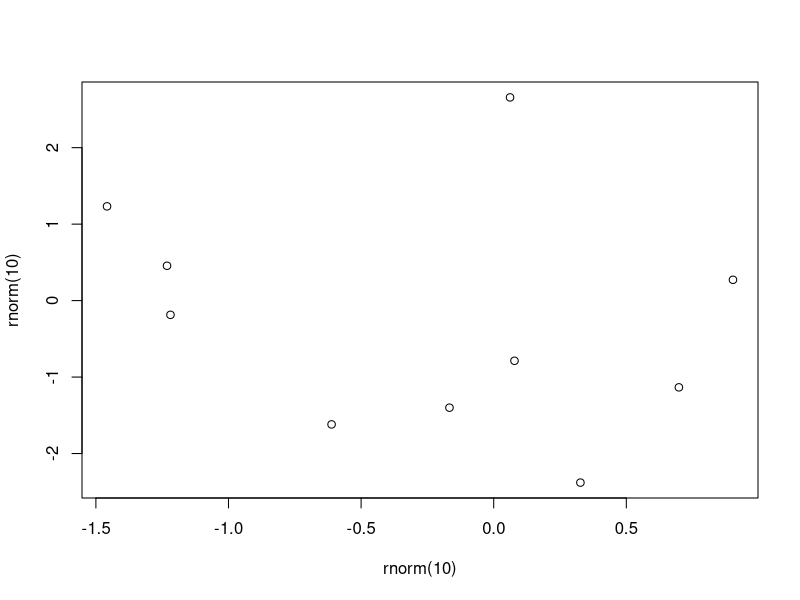
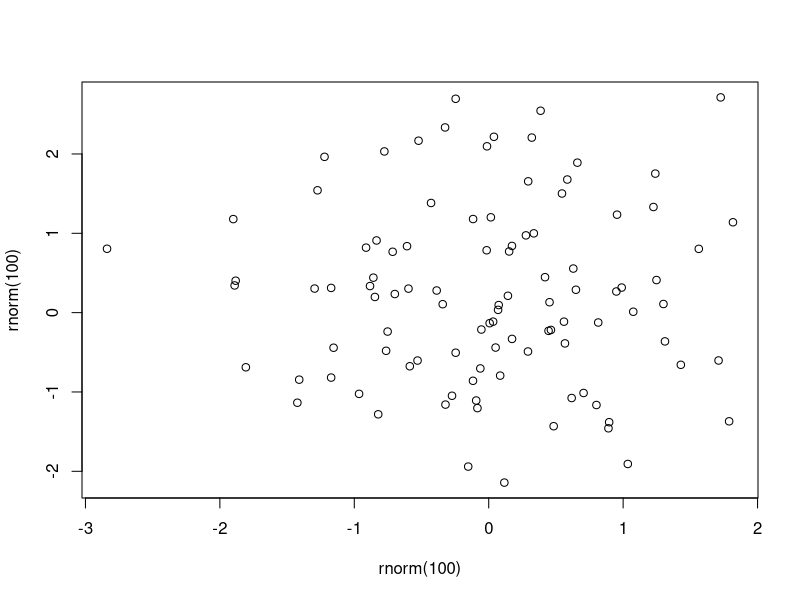

Write R code to recreate these figures, in order.
## ---- chunk 1
head(cars)
## ---- chunk 2
head(cars)
## ---- chunk 3
head(cars)
## ---- chunk 4
summary(cars)
## ---- chunk 5
head(cars)
## ---- chunk 6
#| fig-cap: Counterfactual path (left) and predicted probability (right) for `GenericGenerator`. The contour (left) shows the predicted probabilities of the classifier (Logistic Regression).
#| label: fig-generic
#| output: true
head(cars)
## ---- chunk 7
head(cars)
## ---- chunk 8
head(cars)
## ---- chunk 9
rnorm(10)
## ---- chunk 10
head(cars)
## ---- chunk 11
head(cars)
## ---- chunk 12
#| output: true
summary(cars)
## ---- chunk 13
#| fig-cap: Counterfactual path (left) and predicted probability (right) for `REVISEGenerator`.
#| label: fig-revise
#| output: true
summary(cars)
## ---- chunk 14
#| echo: false
head(cars)
## ---- chunk 15
#| output: true
1 + 1
## ---- chunk 16
#| fig-cap: Counterfactual path (left) and predicted probability (right) for `DiCEGenerator`.
#| label: fig-dice
#| output: true
2 + 2
## ---- chunk 17
#| echo: false
summary(cars)
## ---- chunk 18
head(cars)
## ---- chunk 19
#| echo: false
rnorm(10)
## ---- chunk 20
#| output: true
#| echo: false
head(cars)
## ---- chunk 21
#| echo: false
head(cars)
## ---- chunk 22
#| echo: false
#| output: true
plot(rnorm(10), rnorm(10))
## ---- chunk 23
#| echo: false
rnorm(10)
## ---- chunk 24
#| echo: false
head(cars)
## ---- chunk 25
#| echo: false
head(cars)
## ---- chunk 26
#| echo: false
#| output: true
plot(rnorm(100), rnorm(100))
